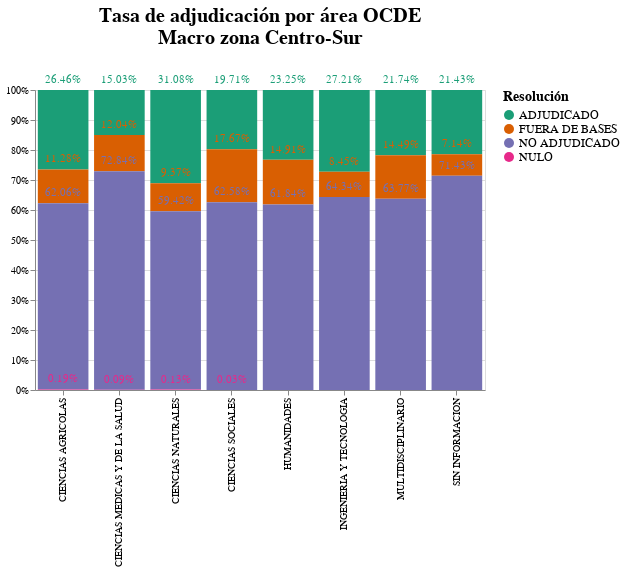

Notebook code cell kept with this figure:
### Code cell
chart4b = alt.Chart(df_4b).mark_bar().encode(
            y = alt.Y('TASA', stack="normalize", sort=None, 
                      axis=alt.Axis(format='%'), title=None),
            x = alt.X('DISCIPLINA OECD',sort=None,title=None),
            color = alt.Color('ESTADO_RESOLUCION_CONCURSO',
                              title='Resolución',scale=alt.Scale(scheme='dark2')),
            tooltip = [alt.Tooltip('TASA', title='Tasa', format='.2%'),
                      alt.Tooltip('COUNT', title='Cantidad')],
          )
text4b = chart4b.mark_text(dy = -10, color = 'white').encode(
              text=alt.Text('TASA', format=".2%")
          )
(chart4b+text4b).properties(width=450, height=300,
      title=['Tasa de adjudicación por área OCDE', 'Macro zona Centro-Sur',' '])\
      .configure_title( fontSize=20, font='Arial', anchor='middle', color='black')\
      .configure_legend(titleFontSize=14,labelFontSize=12)

### Figure 1 — Vega-Lite specification as saved in the notebook (floating-point values rounded to 4 significant figures)
{"config": {"view": {"continuousWidth": 400, "continuousHeight": 300}, "legend": {"labelFontSize": 12, "titleFontSize": 14}, "title": {"anchor": "middle", "color": "black", "font": "Arial", "fontSize": 20}}, "layer": [{"mark": "bar", "encoding": {"color": {"type": "nominal", "field": "ESTADO_RESOLUCION_CONCURSO", "scale": {"scheme": "dark2"}, "title": "Resolución"}, "tooltip": [{"type": "quantitative", "field": "TASA", "format": ".2%", "title": "Tasa"}, {"type": "quantitative", "field": "COUNT", "title": "Cantidad"}], "x": {"type": "nominal", "field": "DISCIPLINA OECD", "sort": null, "title": null}, "y": {"type": "quantitative", "axis": {"format": "%"}, "field": "TASA", "sort": null, "stack": "normalize", "title": null}}}, {"mark": {"type": "text", "color": "white", "dy": -10}, "encoding": {"color": {"type": "nominal", "field": "ESTADO_RESOLUCION_CONCURSO", "scale": {"scheme": "dark2"}, "title": "Resolución"}, "text": {"type": "quantitative", "field": "TASA", "format": ".2%"}, "tooltip": [{"type": "quantitative", "field": "TASA", "format": ".2%", "title": "Tasa"}, {"type": "quantitative", "field": "COUNT", "title": "Cantidad"}], "x": {"type": "nominal", "field": "DISCIPLINA OECD", "sort": null, "title": null}, "y": {"type": "quantitative", "axis": {"format": "%"}, "field": "TASA", "sort": null, "stack": "normalize", "title": null}}}], "data": {"name": "data-3e128eb0b9d012c02f34dc09ec2036f9"}, "height": 300, "title": ["Tasa de adjudicación por área OCDE", "Macro zona Centro-Sur", " "], "width": 450, "$schema": "https://vega.github.io/schema/vega-lite/v4.8.1.json", "datasets": {"data-3e128eb0b9d012c02f34dc09ec2036f9": [{"DISCIPLINA OECD": "CIENCIAS AGRICOLAS", "ESTADO_RESOLUCION_CONCURSO": "ADJUDICADO", "COUNT": 272, "TASA": 0.2646}, {"DISCIPLINA OECD": "CIENCIAS AGRICOLAS", "ESTADO_RESOLUCION_CONCURSO": "FUERA DE BASES", "COUNT": 116, "TASA": 0.1128}, {"DISCIPLINA OECD": "CIENCIAS AGRICOLAS", "ESTADO_RESOLUCION_CONCURSO": "NO ADJUDICADO", "COUNT": 638, "TASA": 0.6206}, {"DISCIPLINA OECD": "CIENCIAS AGRICOLAS", "ESTADO_RESOLUCION_CONCURSO": "NULO", "COUNT": 2, "TASA": 0.001946}, {"DISCIPLINA OECD": "CIENCIAS MEDICAS Y DE LA SALUD", "ESTADO_RESOLUCION_CONCURSO": "ADJUDICADO", "COUNT": 176, "TASA": 0.1503}, {"DISCIPLINA OECD": "CIENCIAS MEDICAS Y DE LA SALUD", "ESTADO_RESOLUCION_CONCURSO": "FUERA DE BASES", "COUNT": 141, "TASA": 0.1204}, {"DISCIPLINA OECD": "CIENCIAS MEDICAS Y DE LA SALUD", "ESTADO_RESOLUCION_CONCURSO": "NO ADJUDICADO", "COUNT": 853, "TASA": 0.7284}, {"DISCIPLINA OECD": "CIENCIAS MEDICAS Y DE LA SALUD", "ESTADO_RESOLUCION_CONCURSO": "NULO", "COUNT": 1, "TASA": 0.000854}, {"DISCIPLINA OECD": "CIENCIAS NATURALES", "ESTADO_RESOLUCION_CONCURSO": "ADJUDICADO", "COUNT": 1158, "TASA": 0.3108}, {"DISCIPLINA OECD": "CIENCIAS NATURALES", "ESTADO_RESOLUCION_CONCURSO": "FUERA DE BASES", "COUNT": 349, "TASA": 0.09367}, {"DISCIPLINA OECD": "CIENCIAS NATURALES", "ESTADO_RESOLUCION_CONCURSO": "NO ADJUDICADO", "COUNT": 2214, "TASA": 0.5942}, {"DISCIPLINA OECD": "CIENCIAS NATURALES", "ESTADO_RESOLUCION_CONCURSO": "NULO", "COUNT": 5, "TASA": 0.001342}, {"DISCIPLINA OECD": "CIENCIAS SOCIALES", "ESTADO_RESOLUCION_CONCURSO": "ADJUDICADO", "COUNT": 676, "TASA": 0.1971}, {"DISCIPLINA OECD": "CIENCIAS SOCIALES", "ESTADO_RESOLUCION_CONCURSO": "FUERA DE BASES", "COUNT": 606, "TASA": 0.1767}, {"DISCIPLINA OECD": "CIENCIAS SOCIALES", "ESTADO_RESOLUCION_CONCURSO": "NO ADJUDICADO", "COUNT": 2146, "TASA": 0.6258}, {"DISCIPLINA OECD": "CIENCIAS SOCIALES", "ESTADO_RESOLUCION_CONCURSO": "NULO", "COUNT": 1, "TASA": 0.0002916}, {"DISCIPLINA OECD": "HUMANIDADES", "ESTADO_RESOLUCION_CONCURSO": "ADJUDICADO", "COUNT": 212, "TASA": 0.2325}, {"DISCIPLINA OECD": "HUMANIDADES", "ESTADO_RESOLUCION_CONCURSO": "FUERA DE BASES", "COUNT": 136, "TASA": 0.1491}, {"DISCIPLINA OECD": "HUMANIDADES", "ESTADO_RESOLUCION_CONCURSO": "NO ADJUDICADO", "COUNT": 564, "TASA": 0.6184}, {"DISCIPLINA OECD": "INGENIERIA Y TECNOLOGIA", "ESTADO_RESOLUCION_CONCURSO": "ADJUDICADO", "COUNT": 483, "TASA": 0.2721}, {"DISCIPLINA OECD": "INGENIERIA Y TECNOLOGIA", "ESTADO_RESOLUCION_CONCURSO": "FUERA DE BASES", "COUNT": 150, "TASA": 0.08451}, {"DISCIPLINA OECD": "INGENIERIA Y TECNOLOGIA", "ESTADO_RESOLUCION_CONCURSO": "NO ADJUDICADO", "COUNT": 1142, "TASA": 0.6434}, {"DISCIPLINA OECD": "MULTIDISCIPLINARIO", "ESTADO_RESOLUCION_CONCURSO": "ADJUDICADO", "COUNT": 15, "TASA": 0.2174}, {"DISCIPLINA OECD": "MULTIDISCIPLINARIO", "ESTADO_RESOLUCION_CONCURSO": "FUERA DE BASES", "COUNT": 10, "TASA": 0.1449}, {"DISCIPLINA OECD": "MULTIDISCIPLINARIO", "ESTADO_RESOLUCION_CONCURSO": "NO ADJUDICADO", "COUNT": 44, "TASA": 0.6377}, {"DISCIPLINA OECD": "SIN INFORMACION", "ESTADO_RESOLUCION_CONCURSO": "ADJUDICADO", "COUNT": 3, "TASA": 0.2143}, {"DISCIPLINA OECD": "SIN INFORMACION", "ESTADO_RESOLUCION_CONCURSO": "FUERA DE BASES", "COUNT": 1, "TASA": 0.07143}, {"DISCIPLINA OECD": "SIN INFORMACION", "ESTADO_RESOLUCION_CONCURSO": "NO ADJUDICADO", "COUNT": 10, "TASA": 0.7143}]}}
